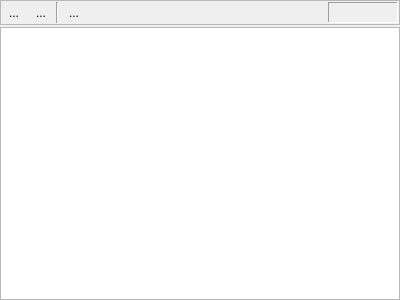
<?xml version="1.0" encoding="UTF-8"?>
<ui version="4.0">
 <class>ShWatchDock</class>
 <widget class="QDockWidget" name="ShWatchDock">
  <property name="geometry">
   <rect>
    <x>0</x>
    <y>0</y>
    <width>400</width>
    <height>300</height>
   </rect>
  </property>
  <property name="windowIcon">
   <iconset resource="../../glslDevil.qrc">
    <normaloff>:/icons/icons/face-devil-grin_32.png</normaloff>:/icons/icons/face-devil-grin_32.png</iconset>
  </property>
  <property name="windowTitle">
   <string>Watching</string>
  </property>
  <widget class="QWidget" name="dockWidgetContents">
   <layout class="QVBoxLayout" name="verticalLayout">
    <property name="spacing">
     <number>2</number>
    </property>
    <property name="margin">
     <number>0</number>
    </property>
    <item>
     <widget class="QFrame" name="frame">
      <property name="frameShape">
       <enum>QFrame::StyledPanel</enum>
      </property>
      <property name="frameShadow">
       <enum>QFrame::Raised</enum>
      </property>
      <layout class="QHBoxLayout">
       <property name="spacing">
        <number>3</number>
       </property>
       <property name="margin">
        <number>1</number>
       </property>
       <item>
        <widget class="QToolButton" name="WatchWindow">
         <property name="toolTip">
          <string>view vector</string>
         </property>
         <property name="text">
          <string>...</string>
         </property>
         <property name="icon">
          <iconset resource="../../glslDevil.qrc">
           <normaloff>:/icons/icons/watch-new_32.png</normaloff>:/icons/icons/watch-new_32.png</iconset>
         </property>
         <property name="autoRaise">
          <bool>true</bool>
         </property>
        </widget>
       </item>
       <item>
        <widget class="QToolButton" name="WatchWindowAdd">
         <property name="toolTip">
          <string>add to active window</string>
         </property>
         <property name="text">
          <string>...</string>
         </property>
         <property name="icon">
          <iconset resource="../../glslDevil.qrc">
           <normaloff>:/icons/icons/watch-add_32.png</normaloff>:/icons/icons/watch-add_32.png</iconset>
         </property>
         <property name="autoRaise">
          <bool>true</bool>
         </property>
        </widget>
       </item>
       <item>
        <widget class="Line" name="line">
         <property name="orientation">
          <enum>Qt::Vertical</enum>
         </property>
        </widget>
       </item>
       <item>
        <widget class="QToolButton" name="WatchDelete">
         <property name="text">
          <string>...</string>
         </property>
         <property name="icon">
          <iconset resource="../../glslDevil.qrc">
           <normaloff>:/icons/icons/watch-delete_32.png</normaloff>:/icons/icons/watch-delete_32.png</iconset>
         </property>
         <property name="autoRaise">
          <bool>true</bool>
         </property>
        </widget>
       </item>
       <item>
        <spacer name="spacer">
         <property name="orientation">
          <enum>Qt::Horizontal</enum>
         </property>
         <property name="sizeHint" stdset="0">
          <size>
           <width>40</width>
           <height>20</height>
          </size>
         </property>
        </spacer>
       </item>
       <item>
        <widget class="QLabel" name="SelectionPos">
         <property name="minimumSize">
          <size>
           <width>70</width>
           <height>0</height>
          </size>
         </property>
         <property name="frameShape">
          <enum>QFrame::Panel</enum>
         </property>
         <property name="frameShadow">
          <enum>QFrame::Sunken</enum>
         </property>
         <property name="text">
          <string/>
         </property>
        </widget>
       </item>
      </layout>
     </widget>
    </item>
    <item>
     <widget class="ShWatchedTreeView" name="tvWatchList">
      <property name="selectionMode">
       <enum>QAbstractItemView::MultiSelection</enum>
      </property>
      <property name="itemsExpandable">
       <bool>true</bool>
      </property>
     </widget>
    </item>
   </layout>
  </widget>
 </widget>
 <customwidgets>
  <customwidget>
   <class>ShWatchedTreeView</class>
   <extends>QTreeView</extends>
   <header>docks/shproxytreeview.h</header>
  </customwidget>
 </customwidgets>
 <resources>
  <include location="../../glslDevil.qrc"/>
 </resources>
 <connections>
  <connection>
   <sender>WatchDelete</sender>
   <signal>clicked()</signal>
   <receiver>ShWatchDock</receiver>
   <slot>removeSelected()</slot>
   <hints>
    <hint type="sourcelabel">
     <x>86</x>
     <y>50</y>
    </hint>
    <hint type="destinationlabel">
     <x>-1</x>
     <y>54</y>
    </hint>
   </hints>
  </connection>
  <connection>
   <sender>WatchWindow</sender>
   <signal>clicked()</signal>
   <receiver>ShWatchDock</receiver>
   <slot>newWindow()</slot>
   <hints>
    <hint type="sourcelabel">
     <x>16</x>
     <y>42</y>
    </hint>
    <hint type="destinationlabel">
     <x>0</x>
     <y>59</y>
    </hint>
   </hints>
  </connection>
  <connection>
   <sender>WatchWindowAdd</sender>
   <signal>clicked()</signal>
   <receiver>ShWatchDock</receiver>
   <slot>extendWindow()</slot>
   <hints>
    <hint type="sourcelabel">
     <x>47</x>
     <y>42</y>
    </hint>
    <hint type="destinationlabel">
     <x>0</x>
     <y>91</y>
    </hint>
   </hints>
  </connection>
 </connections>
 <slots>
  <slot>removeSelected()</slot>
  <slot>newWindow()</slot>
  <slot>extendWindow()</slot>
 </slots>
</ui>
